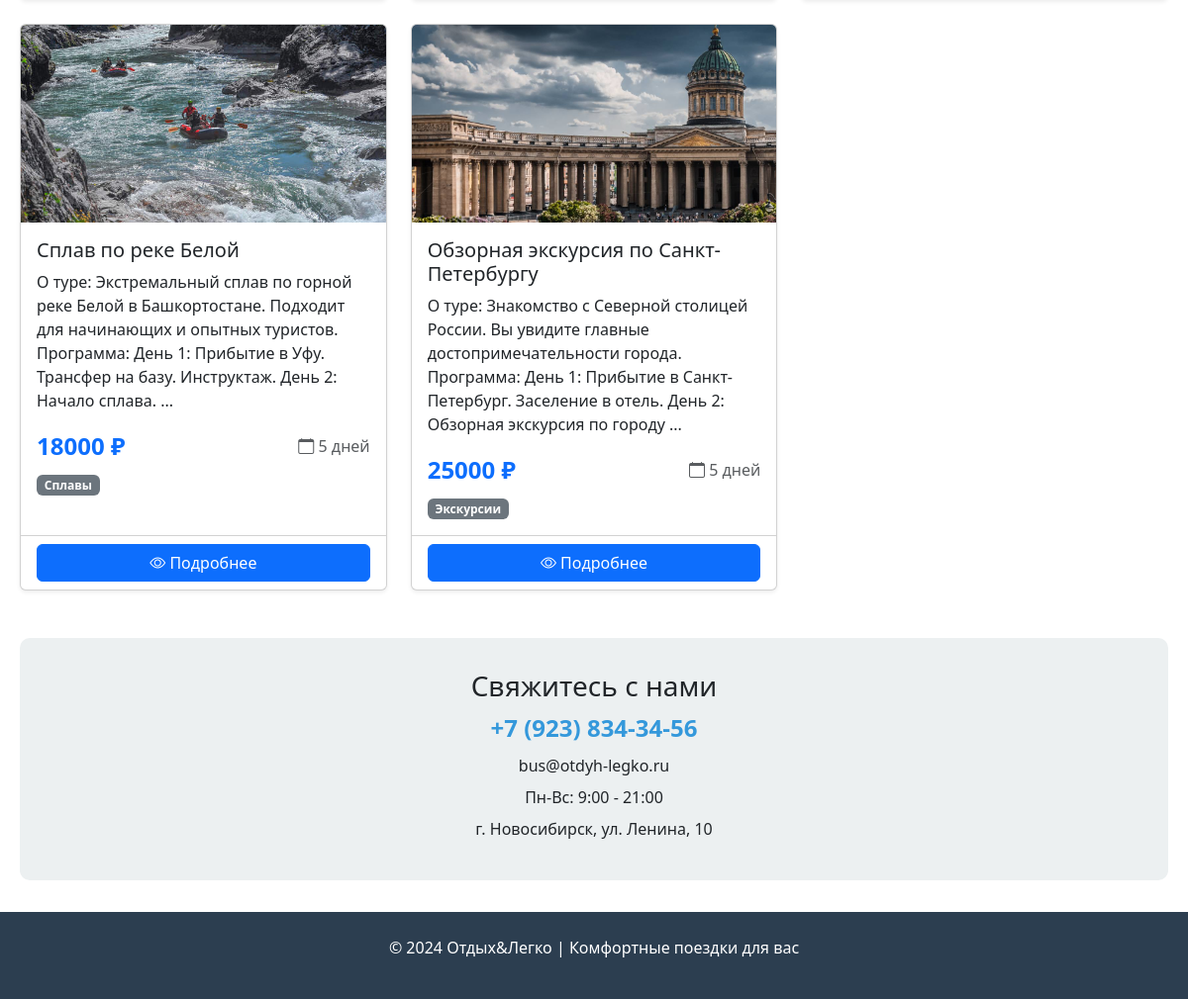
The app's page /all_tour (lower part), older data.
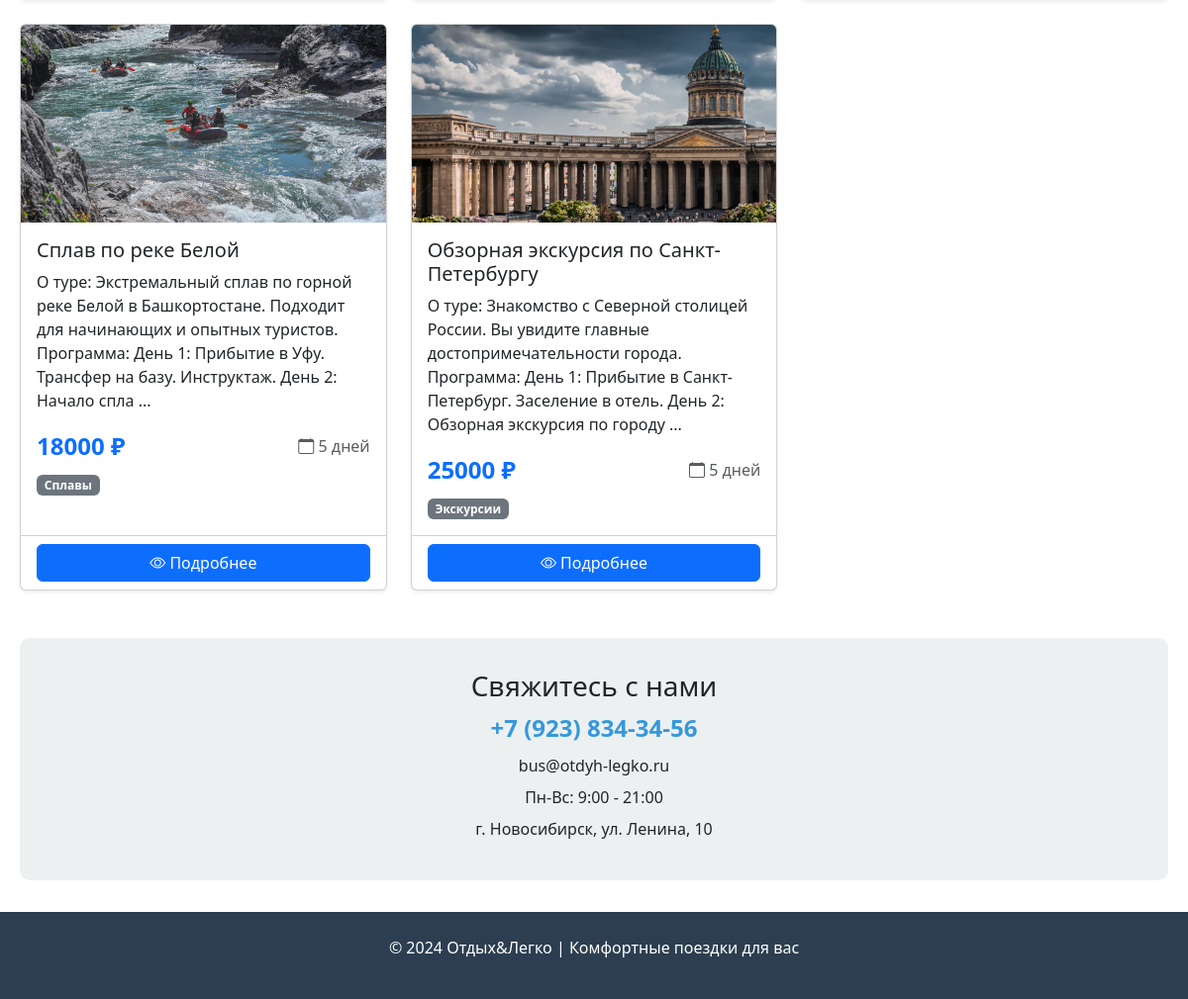
The same page, newer data.
### data/tours.py (models this page shows, shortened)
class Tours(SqlAlchemyBase, SerializerMixin):
    __tablename__ = 'tours'
    id = sqlalchemy.Column(sqlalchemy.Integer,
                           primary_key=True, autoincrement=True)
    category_id = sqlalchemy.Column(sqlalchemy.Integer,
                                    sqlalchemy.ForeignKey("category.id"))
    title = sqlalchemy.Column(sqlalchemy.String,
                              nullable=True)
    content = sqlalchemy.Column(sqlalchemy.TEXT,
                                nullable=True)
    is_published = sqlalchemy.Column(sqlalchemy.Boolean,
                                     default=True)
    free_pl = sqlalchemy.Column(sqlalchemy.Integer)
    duration = sqlalchemy.Column(sqlalchemy.Integer, default=3)
    price = sqlalchemy.Column(sqlalchemy.Integer, default=10000)
    img = sqlalchemy.Column(sqlalchemy.String,
                            nullable=False)
    user_id = sqlalchemy.Column(sqlalchemy.Integer, sqlalchemy.ForeignKey("users.id"))
    category = orm.relationship("Category", back_populates='tours')
    cart_items = orm.relationship('CartItem', back_populates='tour', cascade='all, delete-orphan')
    author = orm.relationship("Users", foreign_keys=[user_id], backref='created_tours')

class Category(SqlAlchemyBase, SerializerMixin):
    __tablename__ = 'category'
    id = sqlalchemy.Column(sqlalchemy.Integer,
                           primary_key=True,
                           autoincrement=True)
    name = sqlalchemy.Column(sqlalchemy.String,
                             nullable=True)
    tours = orm.relationship("Tours", cascade="all, delete", back_populates='category')

### main.py (the view)
@app.route('/tours/active')
@app.route('/all_tour')
def all_tour():
    db_sess = db_session.create_session()
    tours = db_sess.query(Tours).all()
    tours_in_cart_ids = []
    if current_user.is_authenticated:
        cart_items = db_sess.query(CartItem).filter(
            CartItem.user_id == current_user.id
        ).all()
        tours_in_cart_ids = [item.tour_id for item in cart_items]
    return render_template('all_tour.html',
                           title='Список всех туров',
                           tours=tours,
                           active=True,
                           tours_in_cart_ids=tours_in_cart_ids)

### data/db_session.py (called while the page is built)
def create_session() -> Session:
    global __factory
    return __factory()

### templates/all_tour.html (shortened to what this page needs)
{% extends "base.html" %}
{% block content %}
<div class="container my-5">
  {% if tours %}
  <div class="row row-cols-1 row-cols-md-3 g-4">
    {% for tour in tours %}
    {% if not current_category or current_category == tour.category.name %}
    <div class="col">
      <div class="card h-100 shadow-sm">
        {% if tour.img %}
        <img src="{{ url_for('static', filename='img/' + tour.img) }}" class="card-img-top" alt="{{ tour.title }}" style="height: 200px; object-fit: cover;">
        {% else %}
        <img src="https://via.placeholder.com/300x200?text=Нет+фото" class="card-img-top" alt="Нет изображения" style="height: 200px; object-fit: cover;">
        {% endif %}
        <div class="card-body">
          <h5 class="card-title">{{ tour.title }}</h5>
          <div class="card-text">
            {% if tour.content %}
              {{ tour.content[:200]|safe if tour.content|length > 200 else tour.content|safe }}
              {% if tour.content|length > 200 %}...{% endif %}
            {% else %}
              <p class="text-muted">Описание временно недоступно</p>
            {% endif %}
          </div>
          <div class="d-flex justify-content-between align-items-center mt-3">
            <span class="text-primary fw-bold fs-4">{{ tour.price }} ₽</span>
            <span class="text-muted"><i class="bi bi-calendar"></i> {{ tour.duration }} дней</span>
          </div>
          {% if tour.category %}
          <div class="mt-2">
            <span class="badge bg-secondary">{{ tour.category.name }}</span>
          </div>
          {% endif %}
        </div>
        <div class="card-footer bg-transparent">
          <a href="/tour/inf/{{ tour.id }}" class="btn btn-primary w-100">
            <i class="bi bi-eye"></i> Подробнее
          </a>
        </div>
      </div>
    </div>
    {% endif %}
    {% endfor %}
  </div>
  {% endif %}
</div>
{% endblock %}

Row changes from the older to the newer data that the page shows:
changed Tours "Сплав по реке Белой": content "…Инструктаж. День 2: Начало сплава." → "…Инструктаж. День 2: Начало спла"
